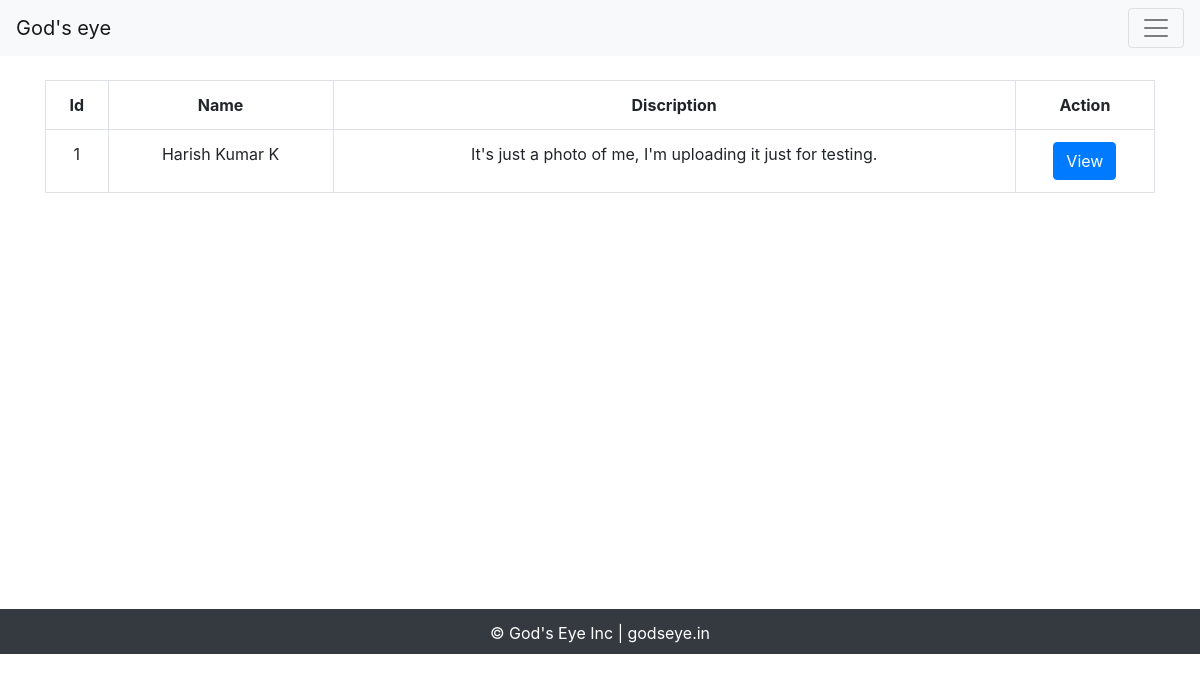
Before: / with the older database file.
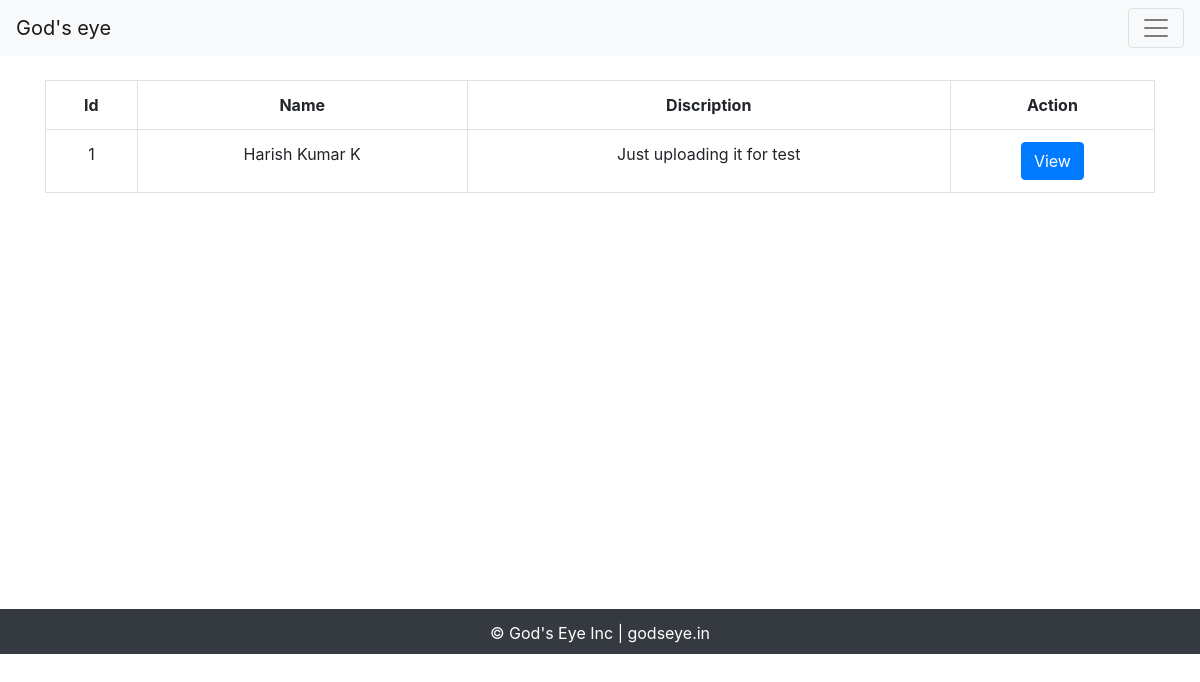
After: the same page with the newer database file.
### server.py (models this page shows)
@dataclass
class Person(db.Model):
    id: int
    name: str
    file: str
    disc: str
    date: str
    id = db.Column(db.Integer, primary_key=True)
    name = db.Column(db.String(100))
    file = db.Column(db.String(100))
    disc = db.Column(db.String(500))
    date = db.Column(db.DateTime)

### server.py (the view)
@app.route('/')
def index():
    persons = Person.query.all()
    return render_template('index.html', photo_list=persons)

### templates/index.html
{% extends 'base.html' %}
{% block content %}
<div class="container list-photos mt-4">
    <table class="table table-bordered text-center">
        <tr>
            <th>
                Id
            </th>
            <th>
                Name
            </th>
            <th>
                Discription
            </th>
            <th>
                Action
            </th>
        </tr>
        {% for person in photo_list %}
        <tr>
            <td>
                {{ person.id }}
            </td>
            <td>
                {{ person.name }}
            </td>
            <td>
                {{ person.disc }}
            </td>
            <td>
                <a href="/view/{{ person.id }}" class="btn btn-primary">View</a>
            </td>
        </tr>
        {% endfor %}
    </table>
</div>
{% endblock %}

### templates/base.html (shortened to what this page needs)
<!DOCTYPE html>
<html lang="en">
<head>
    <link rel="stylesheet" href="https://stackpath.bootstrapcdn.com/bootstrap/4.1.3/css/bootstrap.min.css"
>
</head>
<body>
    <nav class="navbar navbar-light bg-light justify-content-between">
        <a class="navbar-brand" href="/">God's eye</a>
        <button class="navbar-toggler" type="button" data-toggle="collapse" data-target="#navbarNav" aria-controls="navbarNav" aria-expanded="false" aria-label="Toggle navigation">
          <span class="navbar-toggler-icon"></span>
        </button>
    </nav>
    {% block content %}
    {% endblock %}
    <div style="height: 400px;">
    </div>
    <div class="footer footer-dark bg-dark" style="height:45px;">
        <div style="height: 12px;">
        </div>
        <div class="container text-center" style="color: white;">
            &copy; God's Eye Inc | godseye.in
        </div>
    </div>
</body>
</html>

Changed rows visible on the page:
changed Person "Harish Kumar K": disc "It's just a photo of me, I'm uploading it just for testing." → "Just uploading it for test"
